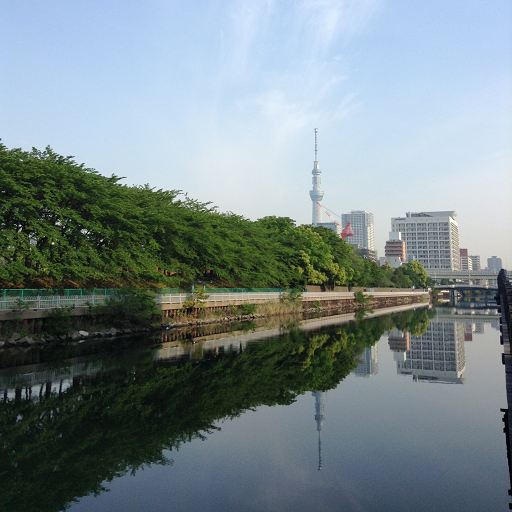
%> input picture skytree.png, 512 x 512 px
$ octave kadai8.m   (GNU Octave 9; MATLAB toolbox functions it lacks are replaced by stand-ins)
%> lines starting %> are read from the running program, lines starting %| are printed output that depends on the picture; in (x1, y1, x2, y2) boxes, pixels count from 0 and x2, y2 are one past the last pixel; in counts of white or black regions, pixels touching at a corner belong together; the program's own positions count from 1
% 課題８ ラベリング
% 二値化された画像の連結成分にラベルをつけよ．
% 下記はサンプルプログラムである．
% 課題作成にあたっては「Lenna」以外の画像を用いよ．
% 例
clear;close all;

ORG = imread('skytree.png'); % 画像の読み込み
%> ORG is the input picture: size 512x512x3 uint8; mean R, G, B 121.5, 135.9, 138.8
ORG = rgb2gray(ORG); % 白黒濃淡画像に変換
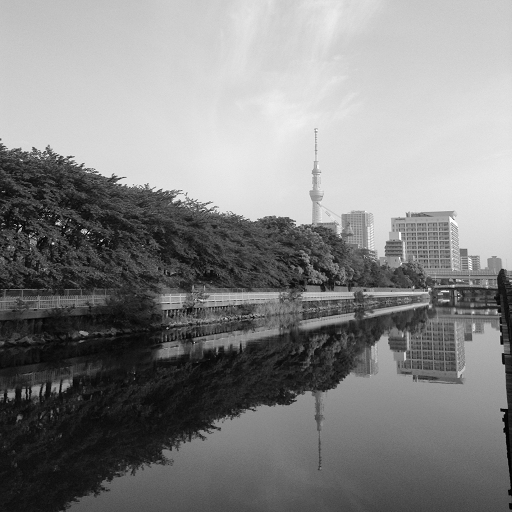
%> ORG: size 512x512 uint8; min 0, max 255, mean 131.9
imagesc(ORG); colormap(gray); colorbar; axis image;% 画像の表示
pause;
IMG = ORG > 128; % 閾値128で二値化
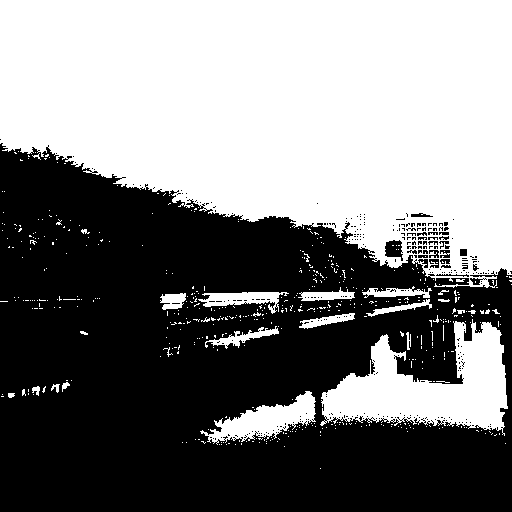
%> IMG: size 512x512 logical; 49.1% white; 507 white regions (482 under 20 px), largest, box (x1, y1, x2, y2) and area: (0, 0, 512, 288) 109975, (320, 319, 508, 436) 11086, (200, 391, 316, 445) 2577
imagesc(IMG); colormap(gray); colorbar; axis image;% 画像の表示
pause;
IMG = bwlabeln(IMG);
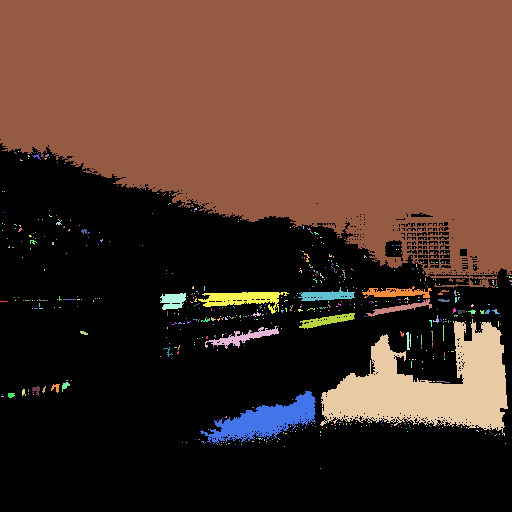
%> IMG: size 512x512 double; 508 distinct labels, from 0 to 507; one colour per label, 0 black
imagesc(IMG); colormap(jet); colorbar; axis image;% 画像の表示
%> after `axis image`:
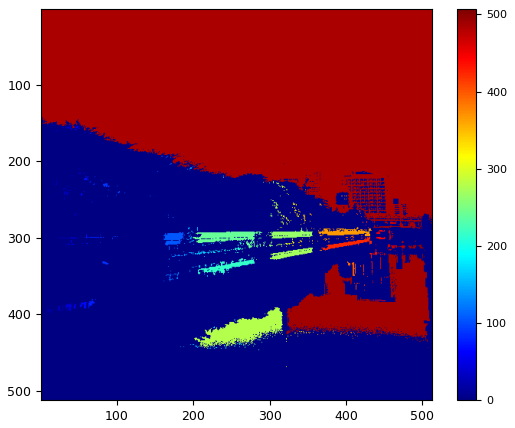
%> figure redrawn from the program's plot data
pause;
